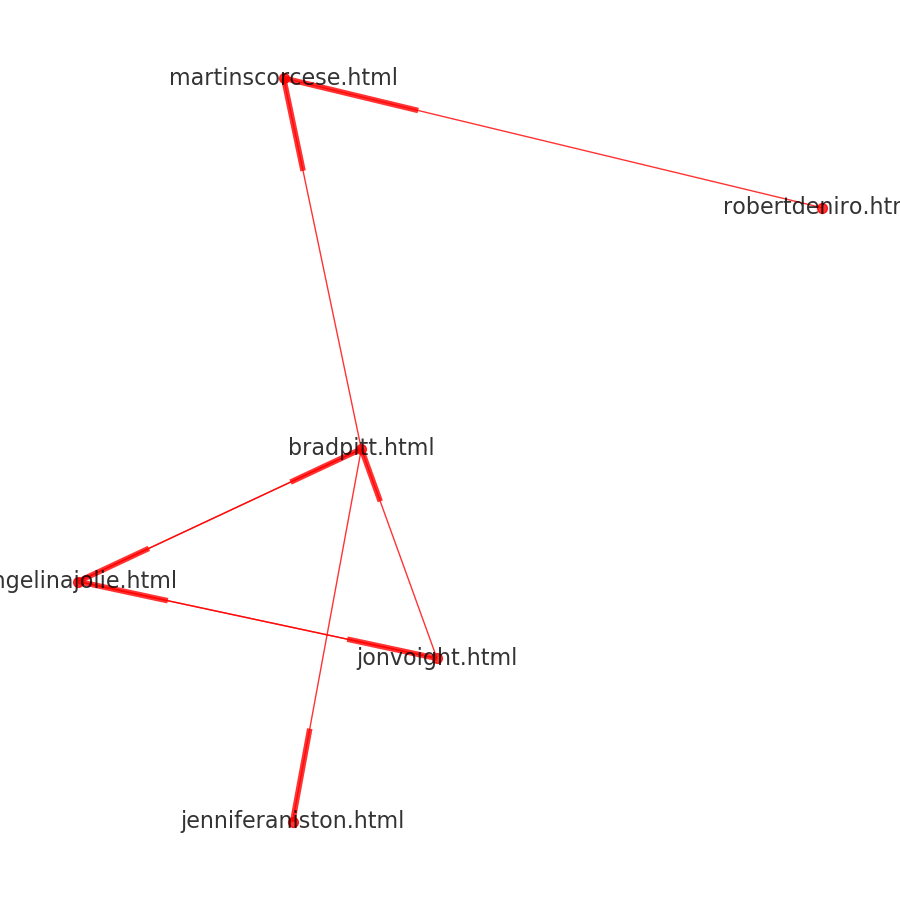

Python code for this plot:
import networkx as nx
import matplotlib.pyplot as plt
import pickle

fnames = ['angelinajolie.html', 'bradpitt.html', 'jenniferaniston.html',
           'jonvoight.html','martinscorcese.html', 'robertdeniro.html']

def get_links(fnames):
    links = {}
    for file in fnames:
        links[file] = []
        f = open('pages/'+file)

        for line in f.readlines():
            while True:
                p = line.partition('<a href="http://')[2]
                if p == '':
                    break
                url, _, line = p.partition('">')
                links[file].append(url)
        f.close()
    return links


DG = nx.DiGraph()
DG.add_nodes_from(fnames)
edges = []
links = get_links(fnames)
for key, values in links.items():
    eweight = {}
    for v in values:
        if v in eweight:
            eweight[v] += 1
        else:
            eweight[v] = 1
    for succ, weight in eweight.items():
        edges.append([key, succ, {'weight':weight}])
DG.add_edges_from(edges)
print(DG.graph)

plt.figure(figsize=(9,9))
pos = nx.spring_layout(DG,iterations=10)
nx.draw(DG,pos,node_size=50,alpha=0.8,edge_color='r', font_size=16, with_labels=True)
plt.show()
pickle.dump(DG, open('DG_new.pkl',"wb"))
